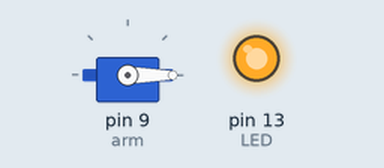
This sketch was run on a simulated Arduino Uno, built with avr-gcc and run on an emulated ATmega328P. Shown: servo, output pins drawn as LEDs (lit = HIGH).

Above: at 3.05 s.
At 6.95 s:
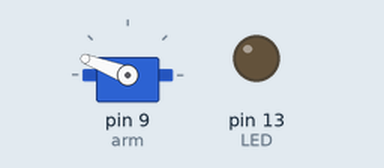
Timing chart, 0 to 8.2 s (numbered marks = the images above):
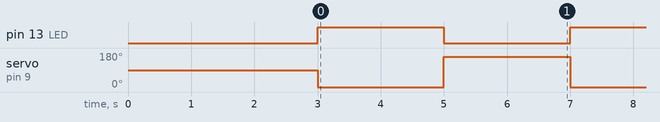

Measured:
- by itself, pin 13 (LED): alternates HIGH for 2.0 s and LOW for 2.0 s
- by itself, servo on pin 9 (arm): alternates 159° for 2.0 s and 0° for 2.0 s

The sketch:

servo_practicelab.ino
```cpp
//C++ code
//
#include <Servo.h>
Servo arm;
int pos = 0;
int LED = 13;

void setup(){
  pinMode(LED, OUTPUT);
  arm.attach(9);
  pos = 90;
  arm.write(pos);
  delay(3000);
}

void loop(){
  digitalWrite(LED, HIGH);
  pos = 0;
  arm.write(pos);
  delay(2000);
  digitalWrite(LED, LOW);
  pos = 159;
  arm.write(pos);
  delay(2000);
}
```
